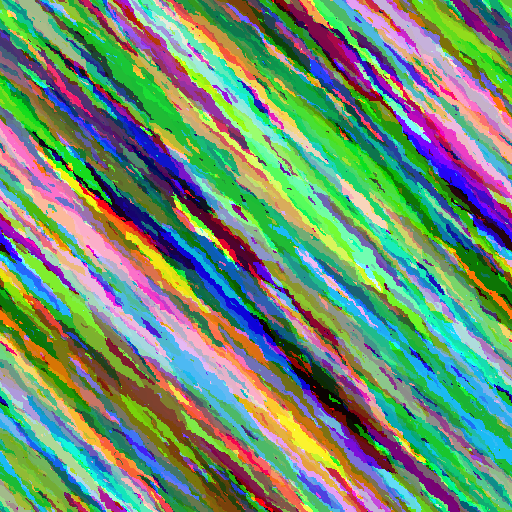
#> input picture Bach/homework01/MathPic.ppm, 512 x 512 px
$ python -i __init__.py   (imports and definitions only)   (older library calls are emulated)
#> lines starting #> are read from the running program, lines starting #| are printed output that depends on the picture
#> further down, picture is the input picture: shape (512, 512, 3); mean B, G, R 114.4, 141.3, 111.8
import cv2
import numpy as np
import scipy as sp
import scipy.ndimage
from skimage.morphology import reconstruction


# [10 lines left out: function normalize, not called in this run]


def opening_reconstruct(img, dst=None):
    se0 = np.ones((51, 1), np.uint8)
    bw2 = cv2.erode(img, se0)
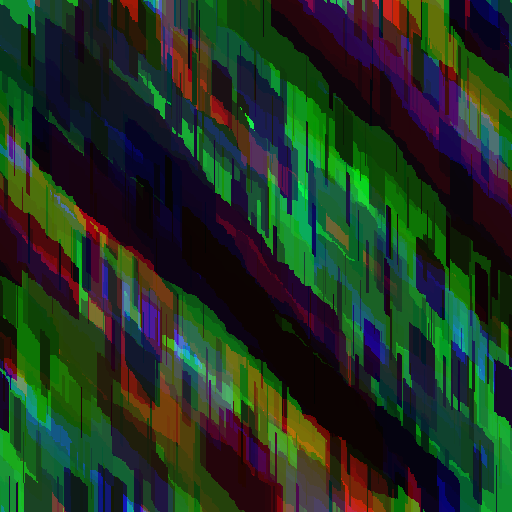
#> bw2: shape (512, 512, 3); mean B, G, R 33.9, 52.5, 33.7
    bw3 = cv2.dilate(bw2, se0)
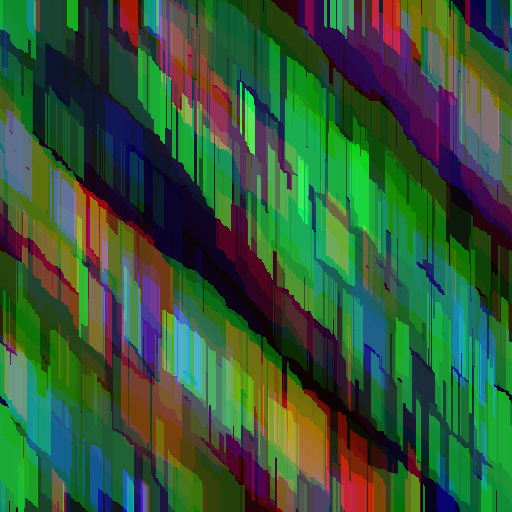
#> bw3: shape (512, 512, 3); mean B, G, R 56.3, 87.1, 53.5
#> (the run stopped early here; a loop or call above may not have finished)

$ run again, on Bach/homework01/card.ppm
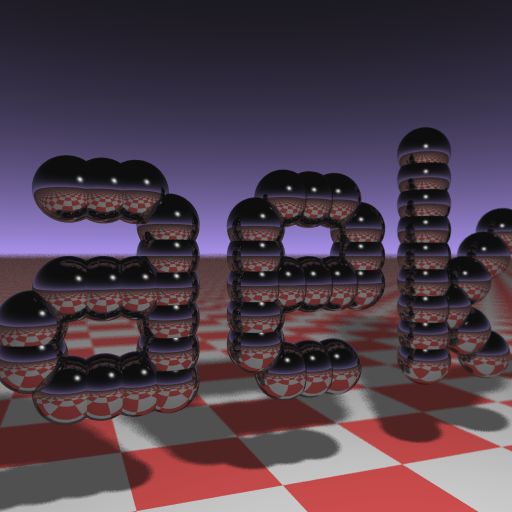
#> input picture Bach/homework01/card.ppm, 512 x 512 px
#> picture is the input picture: shape (512, 512, 3); mean B, G, R 75, 62.2, 80
#> in opening_reconstruct, `bw2 = cv2.erode(img, se0)`:
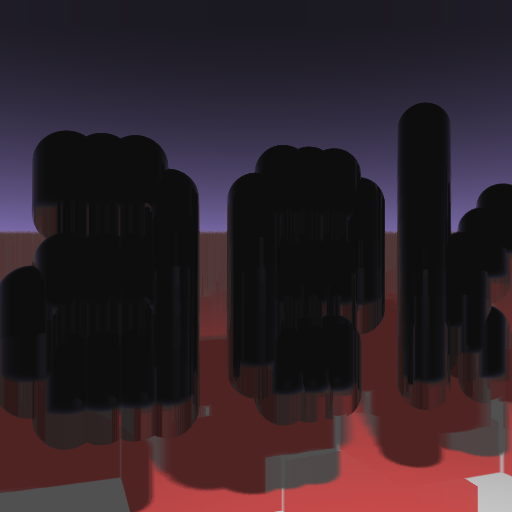
#> bw2: shape (512, 512, 3); mean B, G, R 39.8, 33.5, 48.4
#> in opening_reconstruct, `bw3 = cv2.dilate(bw2, se0)`:
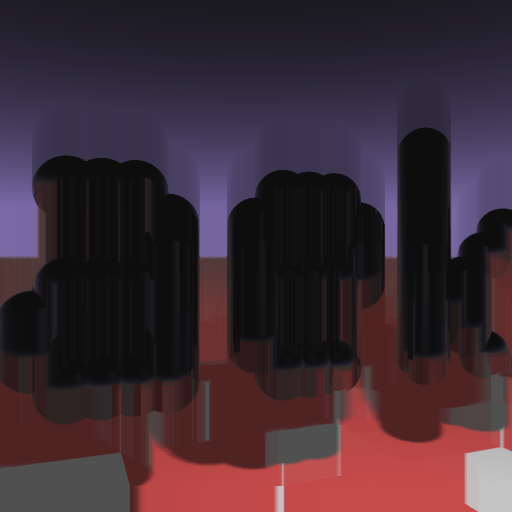
#> bw3: shape (512, 512, 3); mean B, G, R 51.8, 42.3, 61.5
